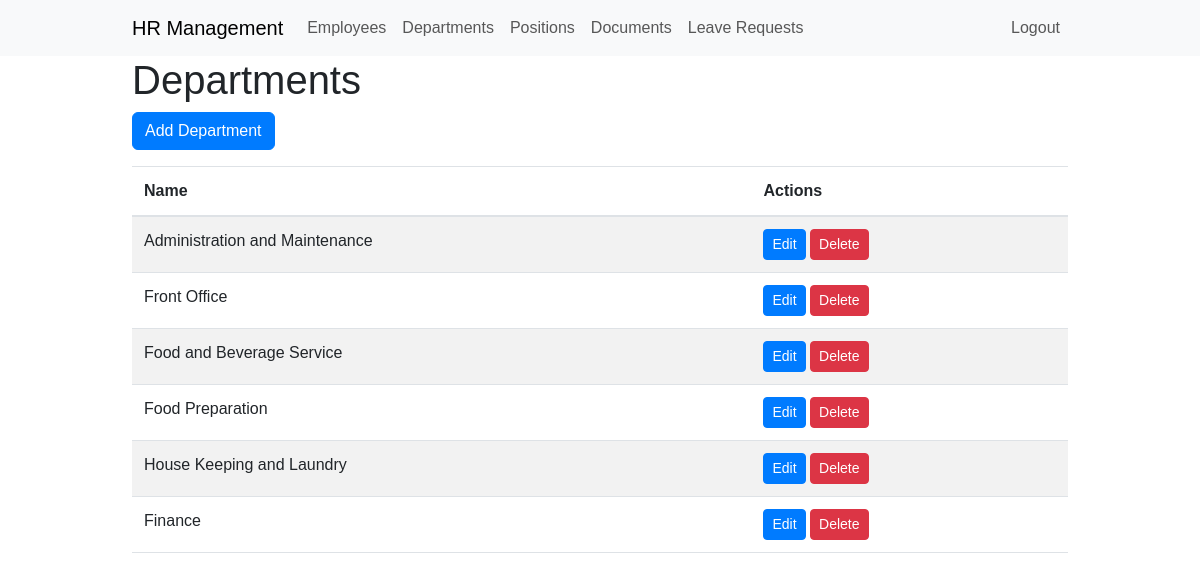
/departments/ (signed in), run on an earlier commit of the app's database.
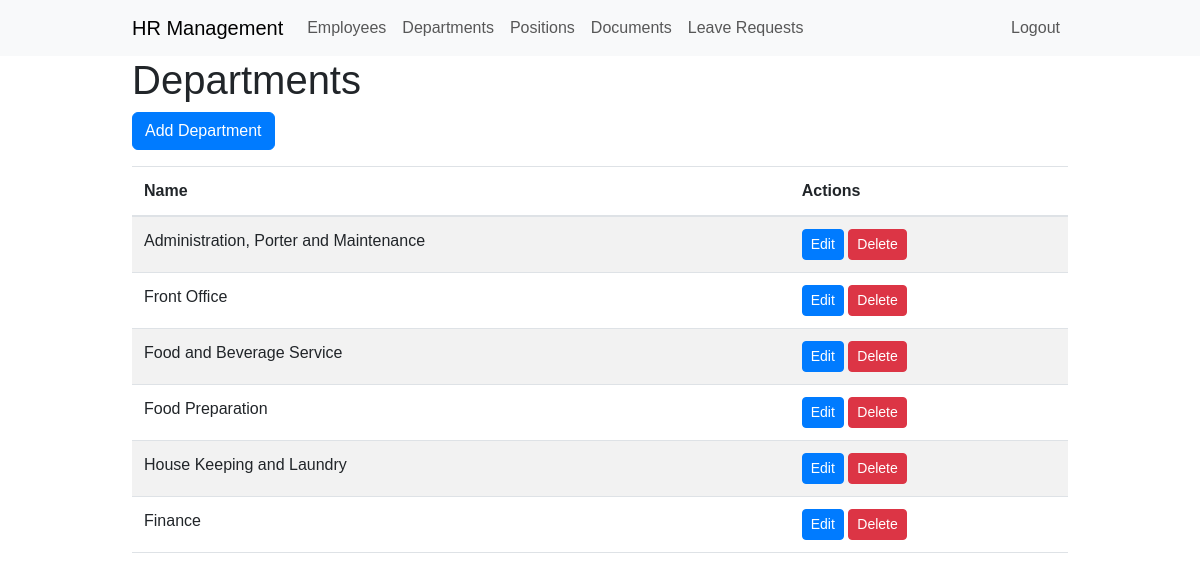
And on a later commit of the database.
### employee_management/models.py (models this page shows, shortened)
class Department(models.Model):
    name = models.CharField(max_length=50)

### employee_management/views.py (the view)
# urls.py: path('departments/', department_list, name='department_list'),
@login_required
def department_list(request):
    departments = Department.objects.all()
    return render(request, 'department_list.html', {'departments': departments})

### employee_management/templates/department_list.html (shortened to what this page needs)
{% extends 'base.html' %}
{% block content %}
<h1>Departments</h1>
<a href="{% url 'hrms:department_create' %}" class="btn btn-primary mb-3">Add Department</a>
<table class="table table-striped">
    <thead>
        <tr>
            <th>Name</th>
            <th>Actions</th>
        </tr>
    </thead>
    <tbody>
        {% for department in departments %}
        <tr>
            <td>{{ department.name }}</td>
            <td>
                <a href="{% url 'hrms:department_update' pk=department.pk %}" class="btn btn-primary btn-sm">Edit</a>
                <a href="{% url 'hrms:department_delete' pk=department.pk %}" class="btn btn-danger btn-sm" onclick="return confirm('Are you sure you want to delete this department?')">Delete</a>
            </td>
        </tr>
        {% endfor %}
    </tbody>
</table>
{% endblock %}

What changed in the data, as far as the page shows it:
changed Department: name "Administration and Maintenance" → "Administration, Porter and Maintenance"
